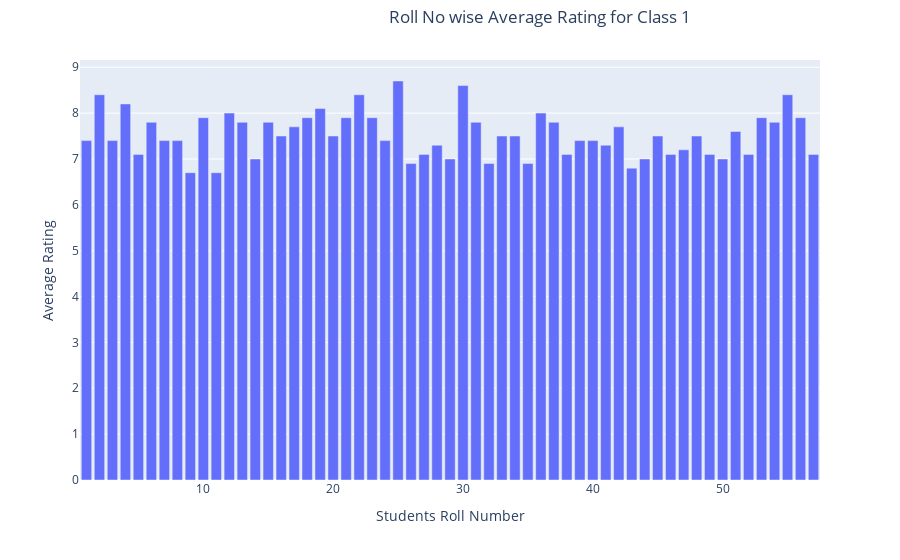

Notebook code for this chart:
### Code cell
# for class 1
fig = px.bar(class1_students, x='student_roll_num', y='average_rating')
fig.update_layout(uniformtext_minsize=8, uniformtext_mode='hide', title={
        'text': "Roll No wise Average Rating for Class 1",
        'y':0.98,
        'x':0.6,
        'xanchor': 'center',
        'yanchor': 'top'},
        xaxis_title="Students Roll Number",
        yaxis_title="Average Rating")
fig.show()

### Figure 1 — Plotly figure (JSON) as saved in the notebook; plotly's stock layout.template omitted (floating-point values rounded to 4 significant figures)
{"data": [{"alignmentgroup": "True", "hovertemplate": "student_roll_num=%{x}<br>average_rating=%{y}<extra></extra>", "legendgroup": "", "marker": {"color": "#636efa", "pattern": {"shape": ""}}, "name": "", "offsetgroup": "", "orientation": "v", "showlegend": false, "textposition": "auto", "type": "bar", "x": [1, 36, 35, 33, 32, 43, 23, 49, 21, 19, 18, 50, 51, 39, 10, 9, 8, 5, 52, 37, 55, 46, 27, 2, 3, 6, 4, 53, 17, 30, 48, 16, 20, 42, 56, 24, 40, 54, 47, 29, 57, 14, 26, 38, 7, 11, 12, 13, 15, 41, 28, 45, 44, 31, 34, 25, 22], "xaxis": "x", "y": [7.4, 8, 6.9, 7.5, 6.9, 6.8, 7.9, 7.1, 7.9, 8.1, 7.9, 7, 7.6, 7.4, 7.9, 6.7, 7.4, 7.1, 7.1, 7.8, 8.4, 7.1, 7.1, 8.4, 7.4, 7.8, 8.2, 7.9, 7.7, 8.6, 7.5, 7.5, 7.5, 7.7, 7.9, 7.4, 7.4, 7.8, 7.2, 7, 7.1, 7, 6.9, 7.1, 7.4, 6.7, 8, 7.8, 7.8, 7.3, 7.3, 7.5, 7, 7.8, 7.5, 8.7, 8.4], "yaxis": "y"}], "layout": {"barmode": "relative", "legend": {"tracegroupgap": 0}, "margin": {"t": 60}, "title": {"text": "Roll No wise Average Rating for Class 1", "x": 0.6, "xanchor": "center", "y": 0.98, "yanchor": "top"}, "uniformtext": {"minsize": 8, "mode": "hide"}, "xaxis": {"anchor": "y", "domain": [0, 1], "title": {"text": "Students Roll Number"}}, "yaxis": {"anchor": "x", "domain": [0, 1], "title": {"text": "Average Rating"}}}}
